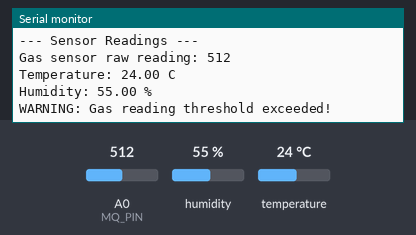
A sketch run on a simulated ESP8266 (NodeMCU). On the bench: the last lines printed to the serial monitor. The test bench sets the inputs (shaded band); at power-on: temperature 24 °C, A0 (MQ_PIN) = 512, humidity 55 %.

Above: at 2.8 s.
2.9 s: temperature set to 39 °C
At 5.1 s:
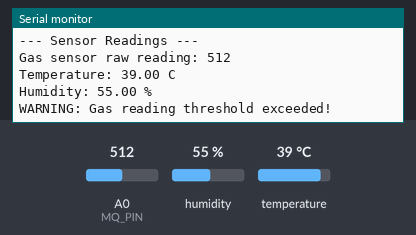
5.6 s: temperature set to 42 °C
At 6.7 s:
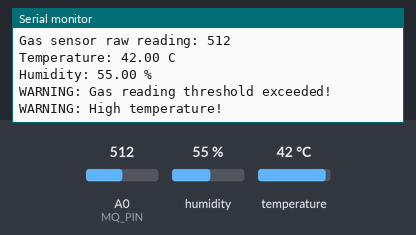
Timing chart, 0 to 8.6 s (numbered marks = the images above; inputs shaded):
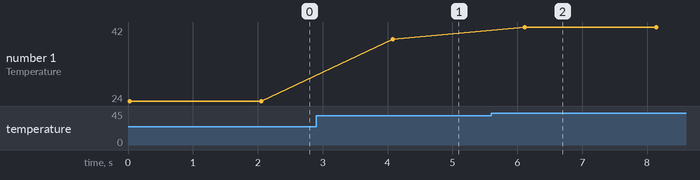

The sketch:

main.ino
```cpp
#include <DHT.h>

#if defined(ESP8266)
  #define MQ_PIN A0
  #define DHT_PIN D5
#elif defined(ESP32)
  #define MQ_PIN 34
  #define DHT_PIN 4
#else
  #error "Select ESP8266 or ESP32 board"
#endif

#define DHT_TYPE DHT11

DHT dht(DHT_PIN, DHT_TYPE);

// Provisional demonstration thresholds only
const int GAS_THRESHOLD = 500;
const float TEMP_THRESHOLD = 40.0;

void setup() {
  Serial.begin(115200);
  dht.begin();

  Serial.println("Child Safety Monitoring System");
  Serial.println("Monitoring started...");
}

void loop() {
  int gasValue = analogRead(MQ_PIN);
  float temperature = dht.readTemperature();
  float humidity = dht.readHumidity();

  Serial.println("\n--- Sensor Readings ---");

  Serial.print("Gas sensor raw reading: ");
  Serial.println(gasValue);

  if (!isnan(temperature) && !isnan(humidity)) {
    Serial.print("Temperature: ");
    Serial.print(temperature);
    Serial.println(" C");

    Serial.print("Humidity: ");
    Serial.print(humidity);
    Serial.println(" %");
  } else {
    Serial.println("DHT11 reading failed");
  }

  if (gasValue > GAS_THRESHOLD) {
    Serial.println("WARNING: Gas reading threshold exceeded!");
  }

  if (!isnan(temperature) && temperature > TEMP_THRESHOLD) {
    Serial.println("WARNING: High temperature!");
  }

  delay(2000);
}
```

Measured:
- the behaviour switches between 40 and 41 °C on temperature (found by bisection; images 1 and 2)
- after the input at 2.9 s, the serial monitor: prints a new line after 1.2 s (image 1)
- after the input at 5.6 s, the serial monitor: prints a new line after 0.51 s (image 2)
- plotted number 1: 24 → 39 after the input at 2.9 s, 39 → 42 after the input at 5.6 s
